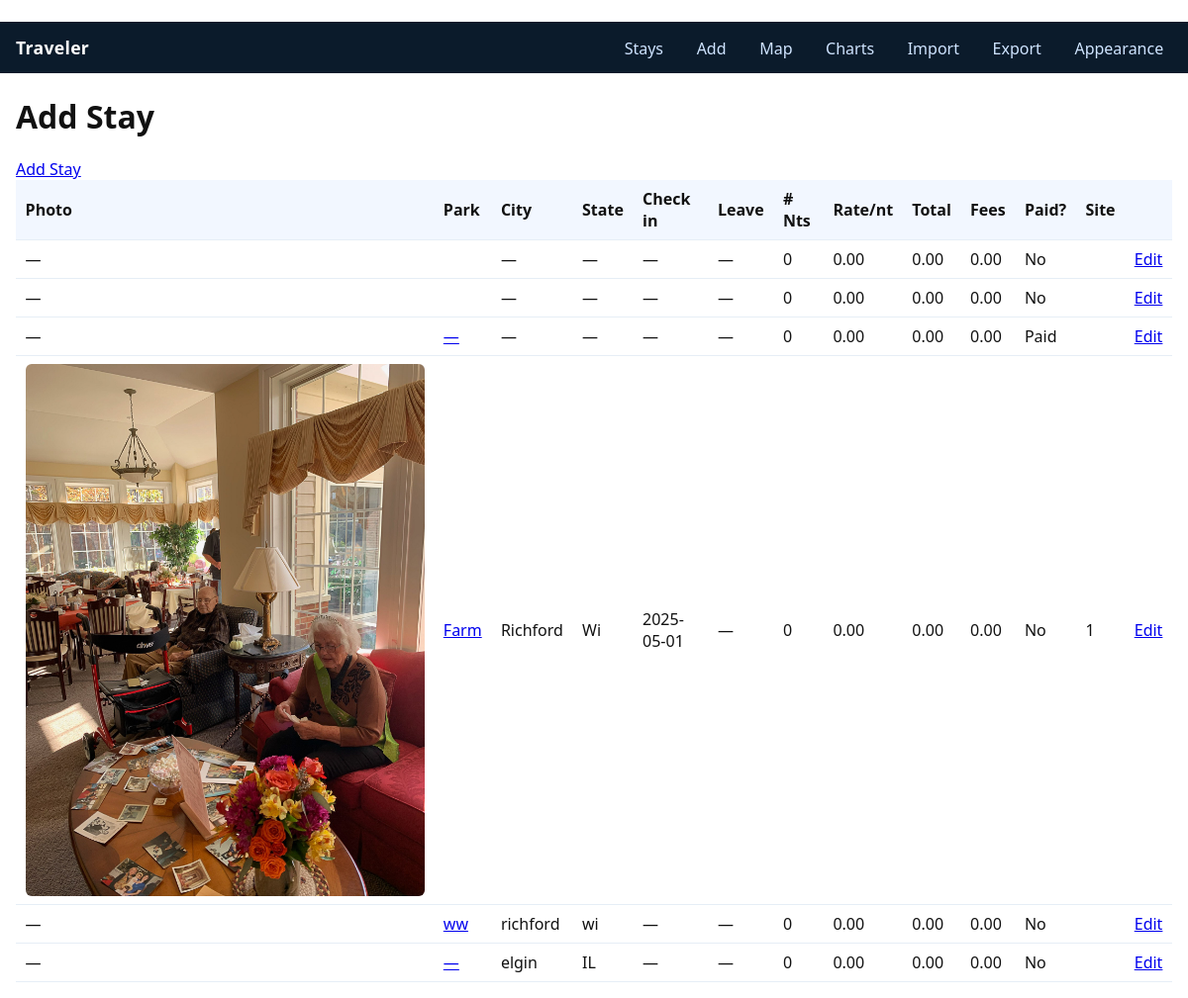
Page /stays/ on the committed database.
### stays/models.py (models this page shows, shortened)
class Stay(models.Model):
    latitude  = models.DecimalField(max_digits=9, decimal_places=6, null=True, blank=True)
    longitude = models.DecimalField(max_digits=9, decimal_places=6, null=True, blank=True)
    park = models.CharField(max_length=200, default="", blank=True)
    city = models.CharField(max_length=120, default="", blank=True)
    state = models.CharField(max_length=2, default="", blank=True, help_text="2-letter code")
    check_in = models.DateField(null=True, blank=True)
    leave_date = models.DateField(null=True, blank=True)
    price_night = models.DecimalField(max_digits=8, decimal_places=2, null=True, blank=True, default=Decimal("0"))
    total = models.DecimalField(max_digits=10, decimal_places=2, null=True, blank=True, default=Decimal("0"))
    fees = models.DecimalField(max_digits=10, decimal_places=2, null=True, blank=True, default=Decimal("0"))
    paid = models.BooleanField(default=False)
    site = models.CharField(max_length=50, blank=True, default="")
    notes = models.TextField(blank=True, default="")
    photo = models.ImageField(upload_to="stays_photos/", null=True, blank=True)

### stays/views.py (the view)
# urls.py: path('', views.stay_list, name='list'),
def stay_list(request):
    qs = Stay.objects.all()
    state_choices = list(Stay.objects.values_list("state", flat=True)
                         .exclude(state__isnull=True).exclude(state__exact="")
                         .distinct().order_by("state"))
    city_choices  = list(Stay.objects.values_list("city", flat=True)
                         .exclude(city__isnull=True).exclude(city__exact="")
                         .distinct().order_by("city"))
    rating_choices = [1, 2, 3, 4, 5]
    qs = _apply_stay_filters(qs, request)
    selected_states  = request.GET.getlist("state")  or ([request.GET.get("state")]  if request.GET.get("state")  else [])
    selected_cities  = request.GET.getlist("city")   or ([request.GET.get("city")]   if request.GET.get("city")   else [])
    selected_ratings = request.GET.getlist("rating") or ([request.GET.get("rating")] if request.GET.get("rating") else [])
    selected_ratings = [str(r) for r in selected_ratings]
    qs_params = []
    for s in selected_states:  qs_params.append(("state", s))
    for c in selected_cities:  qs_params.append(("city", c))
    for r in selected_ratings: qs_params.append(("rating", r))
    map_query = urlencode(qs_params)
    return render(request, "stays/stay_list.html", {
        "stays": qs,
        "state_choices": state_choices,
        "city_choices": city_choices,
        "rating_choices": rating_choices,
        "selected_states": selected_states,
        "selected_cities": selected_cities,
        "selected_ratings": selected_ratings,
        "map_query": map_query,
    })

### stays/context_processors.py (called while the page is built)
def site_appearance(request):
    return {"SITE_NAME": "Traveler"}

### stays/templates/stays/stay_list.html (shortened to what this page needs)
{% extends "base.html" %}
{% block content %}
  <div class="flex items-center justify-between mb-4">
    <h1 class="text-2xl font-semibold">Add Stay</h1>
    <a class="btn btn-primary" href="{% url 'stays:add' %}">Add Stay</a>
  </div>
  <div class="overflow-x-auto rounded-lg border border-slate-800">
    <table class="classic">
      <thead>
        <tr>
          <th>Photo</th>
          <th>Park</th>
          <th>City</th>
          <th>State</th>
          <th>Check in</th>
          <th>Leave</th>
          <th># Nts</th>
          <th>Rate/nt</th>
          <th>Total</th>
          <th>Fees</th>
          <th>Paid?</th>
          <th>Site</th>
          <th></th>
        </tr>
      </thead>
      <tbody>
        {% for s in stays %}
          <tr>
            <td>
              {% if s.photo %}
                <img class="thumb" src="{{ s.photo.url }}" alt="photo"/>
              {% else %}
                —
              {% endif %}
            </td>
            <td><a href="{% url 'stays:detail' s.pk %}">{{ s.park|default:"—" }}</a></td>
            <td>{{ s.city|default:"—" }}</td>
            <td>{{ s.state|default:"—" }}</td>
            <td>{{ s.check_in|date:"Y-m-d"|default:"—" }}</td>
            <td>{{ s.leave|date:"Y-m-d"|default:"—" }}</td>
            <td class="num">
              {% if s.check_in and s.leave %}{{ s.leave|date:"U"|add:"-"|add:s.check_in|date:"U" }}{% else %}0{% endif %}
            </td>
            <td class="num">{{ s.rate_per_night|default:0|floatformat:2 }}</td>
            <td class="num">{{ s.total|default:0|floatformat:2 }}</td>
            <td class="num">{{ s.fees|default:0|floatformat:2 }}</td>
            <td>{% if s.paid %}Paid{% else %}No{% endif %}</td>
            <td>{{ s.site|default:"" }}</td>
            <td><a class="btn" href="{% url 'stays:edit' s.pk %}">Edit</a></td>
          </tr>
        {% empty %}
          <tr><td colspan="13"><span class="badge">No stays yet</span></td></tr>
        {% endfor %}
      </tbody>
    </table>
  </div>
{% endblock %}

### templates/base.html (shortened to what this page needs)
﻿{% load static %}
<!DOCTYPE html>
<html lang="en">
<head>
  <link href="{% static 'css/style.css' %}" rel="stylesheet">
</head>
<body>
  {% include "partials/navbar.html" %}
  <main class="container">
    {% block content %}{% endblock %}
  </main>
</body>
</html>

### templates/partials/navbar.html
﻿<header class="site-header">
  <nav class="container">
    <a class="brand" href="/">Traveler</a>
    <ul class="menu">
      <li><a href="{% url 'stays:list' %}">Stays</a></li>
      <li><a href="{% url 'stays:add' %}">Add</a></li>
      <li><a href="{% url 'stays:map' %}">Map</a></li>
      <li><a href="{% url 'stays:charts' %}">Charts</a></li>
      <li><a href="/import/">Import</a></li>
      <li><a href="/export/">Export</a></li>
      <li><a href="/appearance/">Appearance</a></li>
    </ul>
  </nav>
</header>

### static/css/style.css (style rules this page uses)
html,body { margin:0;padding:0;background:#ffffff;color:#111;font-family:system-ui,-apple-system,Segoe UI,Roboto,Ubuntu,Cantarell,"Helvetica Neue",Arial,"Noto Sans",sans-serif; }
.container { max-width:1200px;margin:0 auto;padding:0 1rem; }
.site-header { background:var(--ink) }
.site-header .brand { color:#fff;font-weight:700;text-decoration:none;font-size:1.1rem }
.site-header .menu { list-style:none;margin:0;padding:.2rem 0;display:flex;gap:1rem;flex-wrap:wrap }
.site-header .menu a { color:var(--sky);text-decoration:none;padding:.35rem .55rem;border-radius:.55rem }
table { border-collapse:collapse;width:100% }
th,td { border-bottom:1px solid #e6eef6;padding:.5rem .6rem;text-align:left }
th { background:#f2f7ff;font-weight:600 }
img { max-width:100%;height:auto;border-radius:6px }

### templates/base.html (style rules this page uses)
.site-header { background:#0b1b2b; }
.site-header .container { max-width:1200px; margin:0 auto; padding:0.75rem 1rem; display:flex; align-items:center; justify-content:space-between; }
.brand { color:#fff; font-weight:700; text-decoration:none; font-size:1.1rem; letter-spacing:.3px; }
.menu { list-style:none; margin:0; padding:0; display:flex; gap:1rem; }
.menu a { color:#cfe4ff; text-decoration:none; padding:.35rem .5rem; border-radius:.5rem; }
main.container { max-width:1200px; margin:1rem auto; padding:0 1rem; }

### rows in the picture
Stay: city "—", state "—", check_in "—", leave "—", shows "0", rate_per_night "0.00", total "0.00", fees "0.00", paid "No"
Stay: city "—", state "—", check_in "—", leave "—", shows "0", rate_per_night "0.00", total "0.00", fees "0.00", paid "No"
Stay: park "—", city "—", state "—", check_in "—", leave "—", shows "0", rate_per_night "0.00", total "0.00", fees "0.00", paid "Paid"
Stay: photo (picture), park "Farm", city "Richford", state "Wi", check_in "2025-05-01", leave "—", rate_per_night "0.00", total "0.00", fees "0.00", paid "No", site "1"
Stay: park "ww", city "richford", state "wi", check_in "—", leave "—", shows "0", rate_per_night "0.00", total "0.00", fees "0.00", paid "No"
Stay: park "—", city "elgin", state "IL", check_in "—", leave "—", shows "0", rate_per_night "0.00", total "0.00", fees "0.00", paid "No"
